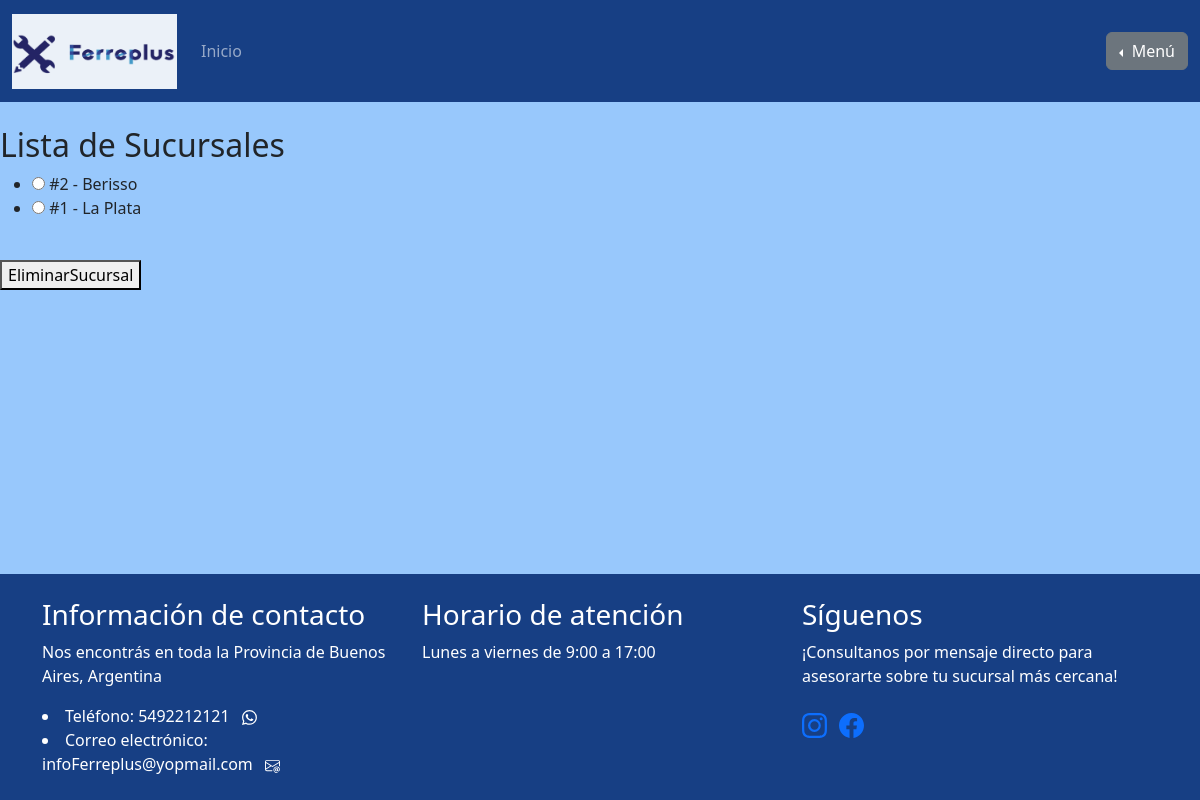
Screenshot of /gestion_de_sucursales/eliminar_sucursal/ (signed in) with the database file from the repository.
### gestion_de_sucursales/models.py (models this page shows, shortened)
class Sucursal(models.Model):
    nombre = models.CharField(max_length=200, primary_key=True)
    ciudad = models.CharField(max_length=200, null=False)

### iniciar_sesion/decoradores.py (the view)
    def wrapper_func(request, *args, **kwargs):
        if request.user.is_superuser:
            return view_func(request, *args, **kwargs)
        else:
            return redirect("homepage")

### gestion_de_sucursales/views.py (called while the page is built)
@super_user
def eliminar_sucursal_view (request):
    sucursales = Sucursal.objects.all()
    return render (request,"gestion_de_sucursales/eliminar_sucursal.html",{'sucursales': sucursales})

### iniciar_sesion/decoradores.py (called while the page is built)
def super_user(view_func):
    def wrapper_func(request, *args, **kwargs):
        if request.user.is_superuser:
            return view_func(request, *args, **kwargs)
        else:
            return redirect("homepage")
    return wrapper_func

### gestion_de_sucursales/templates/gestion_de_sucursales/eliminar_sucursal.html (shortened to what this page needs)
{% extends "homepage/base.html" %}
{% block content %}
<h2>Lista de Sucursales</h2>
<form action="delete_sucursal/" method="POST">
    <ul>
        {% for sucursal in sucursales %}
        <li>
            <input type="radio" id="sucursal_{{ forloop.counter }}" name="sucursal" value="{{ sucursal.nombre }}">
            <label for="sucursal_{{ forloop.counter }}">{{ sucursal.nombre }} - {{ sucursal.ciudad }}</label>
        </li>
        {% endfor %}
    </ul>
    <br>
    <button type="submit" id="deleteBtn" onclick="return confirm('¿Estás seguro de que deseas eliminar la sucursal seleccionada?')">EliminarSucursal</button>
</form>
{% endblock %}

### homepage/templates/homepage/base.html (style rules this page uses)
body { background-color: #98C8FC; }
body { min-height: 100vh; display: flex; flex-direction: column; }

### rows the page displays
Sucursal: nombre "#2", ciudad "Berisso"
Sucursal: nombre "#1", ciudad "La Plata"
